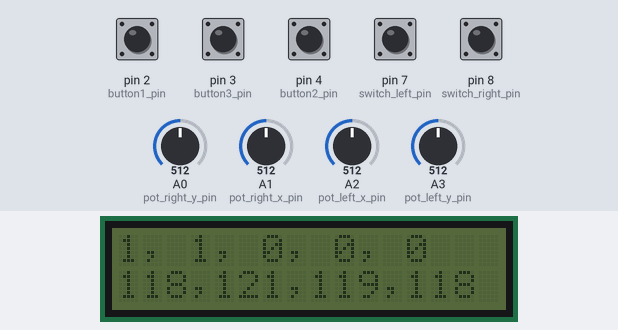
The sketch below on a simulated Arduino Uno, built with avr-gcc and run on an emulated ATmega328P. Shown: 16×2 character LCD. The inputs (shaded band) are chosen by the test bench; at power-on: pin 2 (button1_pin), pin 3 (button3_pin), pin 4 (button2_pin), pin 7 (switch_left_pin), pin 8 (switch_right_pin) HIGH, A0 (pot_right_y_pin) = 512, A1 (pot_right_x_pin) = 512, A2 (pot_left_x_pin) = 512, A3 (pot_left_y_pin) = 512. No radio packets arrive unless stated; what the sketch prints to the serial monitor is not drawn.

Above: at 5.6 s.
5.7 s: pin 3 (button3_pin) pulled LOW for 0.15 s
At 6.7 s:
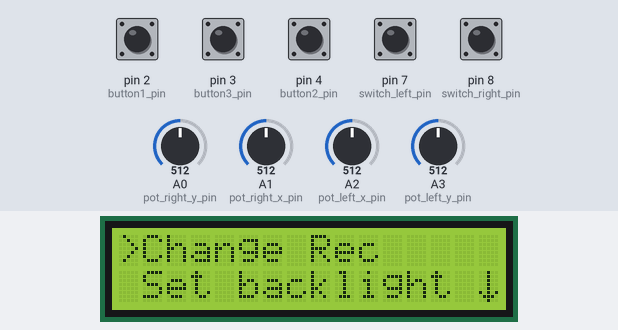
7.3 s: pin 3 (button3_pin) pulled LOW for 1 s
At 8.4 s:
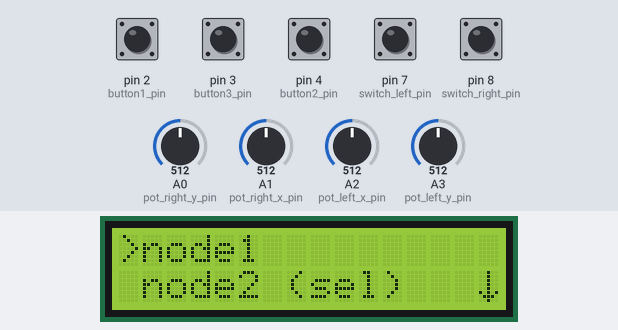
9.8 s: pin 3 (button3_pin) pulled LOW for 0.15 s
At 10.5 s:
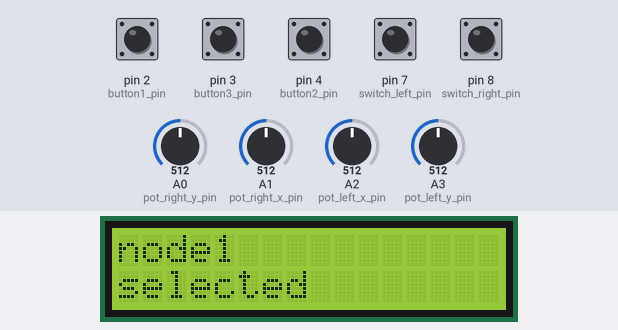
12.9 s: pin 3 (button3_pin) pulled LOW for 0.15 s
At 13.2 s:
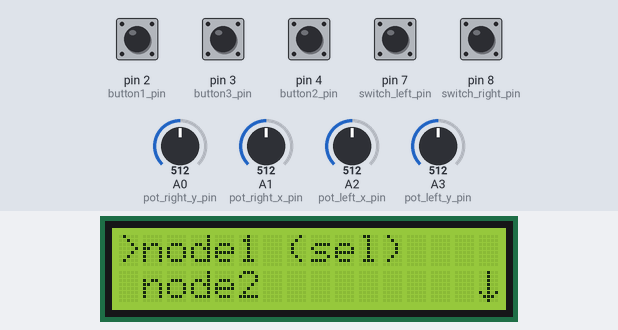
Timing chart, 0 to 15.9 s (numbered marks = the images above; inputs shaded):
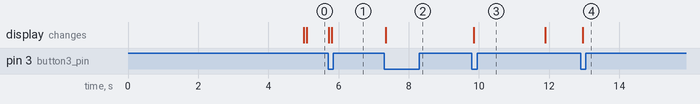

Measured:
- after the input at 5.7 s, the display: first changes at once (image 1 shows a later state)
- after the input at 7.3 s, the display: changes after 0.05 s (image 2)
- after the input at 9.8 s, the display: changes after 0.05 s (image 3)
- after the input at 12.9 s, the display: changes after 0.06 s (image 4)

The sketch:

remote_controller.ino
```cpp
#include <LiquidCrystal_I2C.h>
#include <RF24.h>
#include <Wire.h>
#include <nRF24L01.h>
#include <printf.h>

#define VERBOSE 1

/* Conversion values from 0/1023 to 0/255,
   my potentiometers bounds when are centered to 530
*/
#define pot_min_right_x 160
#define pot_max_right_x 915
#define pot_min_right_y 190
#define pot_max_right_y 865
#define pot_min_left_x 140
#define pot_max_left_x 935
#define pot_min_left_y 195
#define pot_max_left_y 880

// Menù button pin
#define button1_pin 2  // lower button, orange wire
#define button2_pin 4  // middle button, green wire
#define button3_pin 3  // upper button, red wire

// Potentiometers, switch and nRF24L01 pin
#define pot_right_x_pin 1
#define pot_right_y_pin 0
#define pot_left_x_pin 2
#define pot_left_y_pin 3
#define switch_left_pin 7
#define switch_right_pin 8
#define ce_pin 5
#define csn_pin 6

// LCD pin
#define lcd_row 2
#define lcd_col 16
#define lcd_backlight_timeout 5000

// Number of different node for nrf24l01
#define node_name_number 3
#define node_name_length 5

bool buttonState1 = false;
bool buttonState2 = false;
bool buttonState3 = false;
int pot_right_x_state = 0;
int pot_right_y_state = 0;
int pot_left_x_state = 0;
int pot_left_y_state = 0;
byte switch_left_state = 0;
byte switch_right_state = 0;

unsigned long last_call_int = 0;
unsigned long last_call_int3 = 0;

String lcd_line0;
String lcd_line1;
String empty_line = "                ";
unsigned long last_lcd_backlight = 0;
unsigned long last_online_rec = 0;
bool rec_online = true;
byte main_menu = 0;
bool show_menu = false;

// VAriables for NRF24L01
RF24 radio(ce_pin, csn_pin);  // nRF24L01 (CE, CSN)
const byte nodeAddresses[node_name_number][node_name_length] = {"node1", "node2", "node3"};
int selected_node = 1;

// Variables for LCD
// set the LCD address to 0x27 for a 16 chars and 2 line display
LiquidCrystal_I2C lcd(0x27, lcd_col, lcd_row);

// Data package for comunication through nrf24l01
struct Data_Package {
    byte pot_right_x;
    byte pot_right_y;
    byte pot_left_x;
    byte pot_left_y;
    byte switch_left;
    byte switch_right;
};

Data_Package data;  // Create a variable with the above structure

// Main Menu stuff
String mainMenuItems[] = {
    "Change Rec", "Set backlight", "ITEM 3", "ITEM 4", "ITEM 5", "ITEM 6",
};
int mainMenuItemsSize = sizeof(mainMenuItems) / sizeof(String);
int mainMenuPage = 0;
int maxMainMenuPages = round(((sizeof(mainMenuItems) / sizeof(String)) / 2) + .5);
int mainCursorPosition = 0;

// Sub Menu 1 Stuff
String subMenu1Items[node_name_number] = {"node1", "node2", "node3"};
int subMenu1ItemsSize = sizeof(subMenu1Items) / sizeof(String);
int subMenu1Page = 0;
int maxSubMenu1Pages = round(((sizeof(subMenu1Items) / sizeof(String)) / 2) + .5);
int subMenu1CursorPosition = 0;

// Creates 3 custom characters for the menu display
byte downArrow[8] = {
    0b00100,  //   *
    0b00100,  //   *
    0b00100,  //   *
    0b00100,  //   *
    0b00100,  //   *
    0b10101,  // * * *
    0b01110,  //  ***
    0b00100   //   *
};

byte upArrow[8] = {
    0b00100,  //   *
    0b01110,  //  ***
    0b10101,  // * * *
    0b00100,  //   *
    0b00100,  //   *
    0b00100,  //   *
    0b00100,  //   *
    0b00100   //   *
};

byte menuCursor[8] = {
    B01000,  //  *
    B00100,  //   *
    B00010,  //    *
    B00001,  //     *
    B00010,  //    *
    B00100,  //   *
    B01000,  //  *
    B00000   //
};

void setup() {
// start serial connection
#if VERBOSE
    Serial.begin(9600);
#endif

    // Menù input pin button configuration
    pinMode(button1_pin, INPUT_PULLUP);
    pinMode(button2_pin, INPUT_PULLUP);
    pinMode(button3_pin, INPUT_PULLUP);

    // Switch configuration
    pinMode(switch_left_pin, INPUT_PULLUP);
    pinMode(switch_right_pin, INPUT_PULLUP);

    // Configuration interrupt menù button (button 3 and 2 are connected to the same gpio,
    // but the second is also connected to another gpio with diode)
    attachInterrupt(digitalPinToInterrupt(button3_pin), button32_callback, FALLING);
    attachInterrupt(digitalPinToInterrupt(button1_pin), button1_callback, FALLING);

    subMenu1Items[selected_node] += " (sel)";

    // Radio configuration
    radio.begin();
    // radio.openWritingPipe(address);
    radio.setAutoAck(true);
    radio.setChannel(0x76);
    radio.setRetries(1, 15);
    radio.enableAckPayload();
    radio.setDataRate(RF24_250KBPS);
    radio.setPALevel(RF24_PA_LOW);

    // LCD configuration
    lcd.init();
    lcd.backlight();
    // Creates the byte for the 3 custom characters
    lcd.createChar(0, menuCursor);
    lcd.createChar(1, upArrow);
    lcd.createChar(2, downArrow);

    lcd_line0 = "RC trasmitter";
    lcd_line1 = "Dario Gerosa";

    updateDisplay();
    delay(2000);
}

void loop() {
    pot_right_x_state = analogRead(pot_right_x_pin);
    pot_right_y_state = analogRead(pot_right_y_pin);
    pot_left_x_state = analogRead(pot_left_x_pin);
    pot_left_y_state = analogRead(pot_left_y_pin);
    switch_left_state = digitalRead(switch_left_pin);
    switch_right_state = digitalRead(switch_right_pin);

    // Debugging stuff
    //  lcd_line0 = String(switch_left_state, DEC) + ", "
    //              + String(switch_right_state, DEC) + ", "
    //              + String(buttonState1, DEC) + ", "
    //              + String(buttonState2, DEC) + ", "
    //              + String(buttonState3, DEC);
    //
    //  lcd_line1 = String(pot_right_x_state, DEC)
    //              + "," + String(pot_right_y_state, DEC)
    //              + "," + String(pot_left_x_state, DEC)
    //              + "," + String(pot_left_y_state, DEC);

#if VERBOSE
    Serial.print(String(pot_right_x_state, DEC));
    Serial.print(", ");
    Serial.print(String(pot_right_y_state, DEC));
    Serial.print(", ");
    Serial.print(String(pot_left_x_state, DEC));
    Serial.print(", ");
    Serial.println(String(pot_left_y_state, DEC));
#endif

    send_data();
    updateMenu();
    updateDisplay();

    delay(50);
}

void send_data() {
    data.pot_right_x = map(pot_right_x_state, pot_min_right_x, pot_max_right_x, 0, 255);
    data.pot_right_y = map(pot_right_y_state, pot_min_right_y, pot_max_right_y, 0, 255);
    data.pot_left_x = map(pot_left_x_state, pot_min_left_x, pot_max_left_x, 0, 255);
    data.pot_left_y = map(pot_left_y_state, pot_min_left_y, pot_max_left_y, 0, 255);
    data.switch_left = switch_left_state;
    data.switch_right = switch_right_state;

    radio.openWritingPipe(nodeAddresses[selected_node]);

    if (radio.write(&data, sizeof(Data_Package))) {
        if (!rec_online) {
            lcd_line0 = "Receiver " + getNodeName(nodeAddresses[selected_node]);
            lcd_line1 = "online!";
            last_lcd_backlight = last_online_rec = millis();
        } else {
            if (millis() - last_online_rec > 5000) {
                printDataPackage();
            }
        }

        rec_online = true;
#if VERBOSE
        Serial.println("inviato");
#endif
    } else {
        if (rec_online) {
            lcd_line0 = "No ack from";
            lcd_line1 = "receiver " + getNodeName(nodeAddresses[selected_node]);
            last_lcd_backlight = last_online_rec = millis();
        } else {
            if (millis() - last_online_rec > 5000) {
                printDataPackage();
            }
        }
        rec_online = false;
#if VERBOSE
        Serial.println("no invio");
#endif
    }
}

void printDataPackage() {
    lcd_line0 = String(data.switch_left, DEC) + ", " + String(data.switch_right, DEC) + ", " +
                String(buttonState1, DEC) + ", " + String(buttonState2, DEC) + ", " + String(buttonState3, DEC);

    lcd_line1 = String(data.pot_right_x, DEC) + "," + String(data.pot_right_y, DEC) + "," +
                String(data.pot_left_x, DEC) + "," + String(data.pot_left_y, DEC);
}

void updateDisplay() {
    while (lcd_line1.length() <= lcd_col) {
        lcd_line1 += " ";
    }
    while (lcd_line0.length() <= lcd_col) {
        lcd_line0 += " ";
    }

    lcd.setCursor(0, 0);
    lcd.print(lcd_line0);
    lcd.setCursor(0, 1);
    lcd.print(lcd_line1);

    if (millis() - last_lcd_backlight > lcd_backlight_timeout) {
        lcd.noBacklight();
    } else {
        lcd.backlight();
    }
}

void updateMenu() {
    if (buttonState2) {
        operateMainMenu();
    }
}

void menuDraw(String menuItems[], int menuItemsSize, int menuPage, int maxMenuPages) {
    lcd_line0 = " " + menuItems[menuPage];
    lcd_line1 = " " + ((menuPage + 1) <= (menuItemsSize - 1) ? menuItems[menuPage + 1] : " ");

    while (lcd_line1.length() <= lcd_col) {
        lcd_line1 += " ";
    }
    while (lcd_line0.length() <= lcd_col) {
        lcd_line0 += " ";
    }

    if (menuPage == 0) {
        lcd_line1.setCharAt(15, char(2));
    } else if (menuPage > 0 and menuPage < maxMenuPages) {
        lcd_line1.setCharAt(15, char(2));
        lcd_line0.setCharAt(15, char(1));
    } else if (menuPage == maxMenuPages) {
        lcd_line0.setCharAt(15, char(1));
    }
}

// When called, this function will erase the current cursor and redraw it based on the cursorPosition and menuPage
// variables.
void drawCursor(int menuPage, int cursorPosition) {
    lcd_line0.setCharAt(0, ' ');
    lcd_line1.setCharAt(0, ' ');
    // The menu is set up to be progressive (menuPage 0 = Item 1 & Item 2, menuPage 1 = Item 2 & Item 3, menuPage 2
    // = Item 3 & Item 4), so in order to determine where the cursor should be you need to see if you are at an odd
    // or even menu page and an odd or even cursor position.
    if (menuPage % 2 == 0) {
        if (cursorPosition % 2 == 0) {  // If the menu page is even and the cursor position is even that means the
                                        // cursor should be on line 1
            lcd_line0.setCharAt(0, char(0));
        }
        if (cursorPosition % 2 != 0) {  // If the menu page is even and the cursor position is odd that means the
                                        // cursor should be on line 2
            lcd_line1.setCharAt(0, char(0));
        }
    }
    if (menuPage % 2 != 0) {
        if (cursorPosition % 2 == 0) {  // If the menu page is odd and the cursor position is even that means the
                                        // cursor should be on line 2
            lcd_line1.setCharAt(0, char(0));
        }
        if (cursorPosition % 2 != 0) {  // If the menu page is odd and the cursor position is odd that means the
                                        // cursor should be on line 1
            lcd_line0.setCharAt(0, char(0));
        }
    }
}

void operateMainMenu() {
    int activeButton = 0;
    buttonState1 = false;
    buttonState2 = false;
    buttonState3 = false;
    mainCursorPosition = 0;

    while (activeButton == 0) {
        if (buttonState1 && buttonState3) {
            Serial.println("indietro");
            activeButton = 1;

        } else if (buttonState2) {
            // This case will execute if the "forward" button is pressed
            switch (mainCursorPosition) {  // The case that is selected here is dependent on which menu page you are on and
                                       // where the cursor is.
                case 0:
                    menuItem1();
                    break;
                    /*case 1:
                        menuItem2();
                        break;
                    case 2:
                        menuItem3();
                        break;
                    case 3:
                        menuItem4();
                        break;
                    case 4:
                        menuItem5();
                        break;
                    case 5:
                        menuItem6();
                        break;
                    case 6:
                        menuItem7();
                        break;
                    case 7:
                        menuItem8();
                        break;
                    case 8:
                        menuItem9();
                        break;
                    case 9:
                        menuItem10();
                        break;*/
            }
            Serial.print("buttonstate2: ");
            Serial.println(buttonState2);

        } else if (buttonState3) {
            menuUp(mainMenuPage, mainCursorPosition, maxMainMenuPages, mainMenuItemsSize);
            Serial.print("buttonstate1: ");
            Serial.println(buttonState1);

        } else if (buttonState1) {
            menuDown(mainMenuPage, mainCursorPosition, maxMainMenuPages, mainMenuItemsSize);
            Serial.print("buttonstate1: ");
            Serial.println(buttonState1);

        }
        menuDraw(mainMenuItems, mainMenuItemsSize, mainMenuPage, maxMainMenuPages);
        drawCursor(mainMenuPage, mainCursorPosition);
        buttonState1 = false;
        buttonState2 = false;
        buttonState3 = false;
        Serial.println("operateMainMenu");
        Serial.print("mainMenuPage: ");
        Serial.println(mainMenuPage);
        updateDisplay();
    }
}

void menuItem1() {  // Function executes when you select the 2nd item from main menu
    int activeButton = 0;
    lcd_line0 = " ";
    lcd_line1 = " ";
    buttonState1 = false;
    buttonState2 = false;
    buttonState3 = false;
    subMenu1CursorPosition = 0;

    while (activeButton == 0) {
        if (buttonState1 && buttonState3) {
            Serial.println("indietro");
            activeButton = 1;
        } else if(buttonState2){
            subMenu1Items[selected_node].replace(" (sel)", "");
            selected_node = subMenu1CursorPosition;

            lcd_line0 = subMenu1Items[subMenu1CursorPosition];
            lcd_line1 = "selected";
            subMenu1Items[subMenu1CursorPosition] += " (sel)";

            updateDisplay();
            delay(2000);
            activeButton = 1;
            break;

        } else if (buttonState3) {
            menuUp(subMenu1Page, subMenu1CursorPosition, maxSubMenu1Pages, subMenu1ItemsSize);
            Serial.print("buttonstate1: ");
            Serial.println(buttonState1);

        } else if (buttonState1) {
            menuDown(subMenu1Page, subMenu1CursorPosition, maxSubMenu1Pages, subMenu1ItemsSize);
            Serial.print("buttonstate1: ");
            Serial.println(buttonState1);

        }

        menuDraw(subMenu1Items, subMenu1ItemsSize, subMenu1Page, maxSubMenu1Pages);
        drawCursor(subMenu1Page, subMenu1CursorPosition);
        buttonState1 = false;
        buttonState2 = false;
        buttonState3 = false;
        Serial.println("MenuItem1");
        Serial.println(subMenu1Page);
        updateDisplay();
    }
}

void menuUp(int& menuPage, int& cursorPosition, int maxMenuPages, int menuItemsSize) {
    if (menuPage == 0) {
        cursorPosition = cursorPosition - 1;
        cursorPosition = constrain(cursorPosition, 0, (menuItemsSize - 1));
        Serial.print("Menu up cursor position: ");
        Serial.println(cursorPosition);
    }
    if (menuPage % 2 == 0 && cursorPosition % 2 == 0) {
        menuPage = menuPage - 1;
        menuPage = constrain(menuPage, 0, maxMenuPages);
    }

    if (menuPage % 2 != 0 && cursorPosition % 2 != 0) {
        menuPage = menuPage - 1;
        menuPage = constrain(menuPage, 0, maxMenuPages);
    }

    cursorPosition = cursorPosition - 1;
    cursorPosition = constrain(cursorPosition, 0, (menuItemsSize - 1));
    Serial.print("cursorPosition: ");
    Serial.println(cursorPosition);
}

void menuDown(int& menuPage, int& cursorPosition, int maxMenuPages, int menuItemsSize) {
    if (menuPage % 2 == 0 && cursorPosition % 2 != 0) {
        menuPage = menuPage + 1;
        menuPage = constrain(menuPage, 0, maxMenuPages);
    }

    if (menuPage % 2 != 0 && cursorPosition % 2 == 0) {
        menuPage = menuPage + 1;
        menuPage = constrain(menuPage, 0, maxMenuPages);
    }

    cursorPosition = cursorPosition + 1;
    cursorPosition = constrain(cursorPosition, 0, (menuItemsSize - 1));
    Serial.print("cursorPosition: ");
    Serial.println(cursorPosition);
}

void button32_callback() {
    if (millis() - last_call_int > 300) {
        int tmp2 = digitalRead(button2_pin);
        if (tmp2 == LOW) {
            buttonState1 = !buttonState1;
        } else {
            buttonState2 = !buttonState2;
        }
        last_lcd_backlight = millis();
    }
    last_call_int = millis();
}

void button1_callback() {
    if (millis() - last_call_int3 > 300) {
        buttonState3 = !buttonState3;
        last_lcd_backlight = millis();
    }
    last_call_int3 = millis();
}

String getNodeName(const byte node[]) {
    String result = "";
    for (int i = 0; i < node_name_length; i++) {
        result.concat(char(node[i]));
    }
    return result;
}
```
